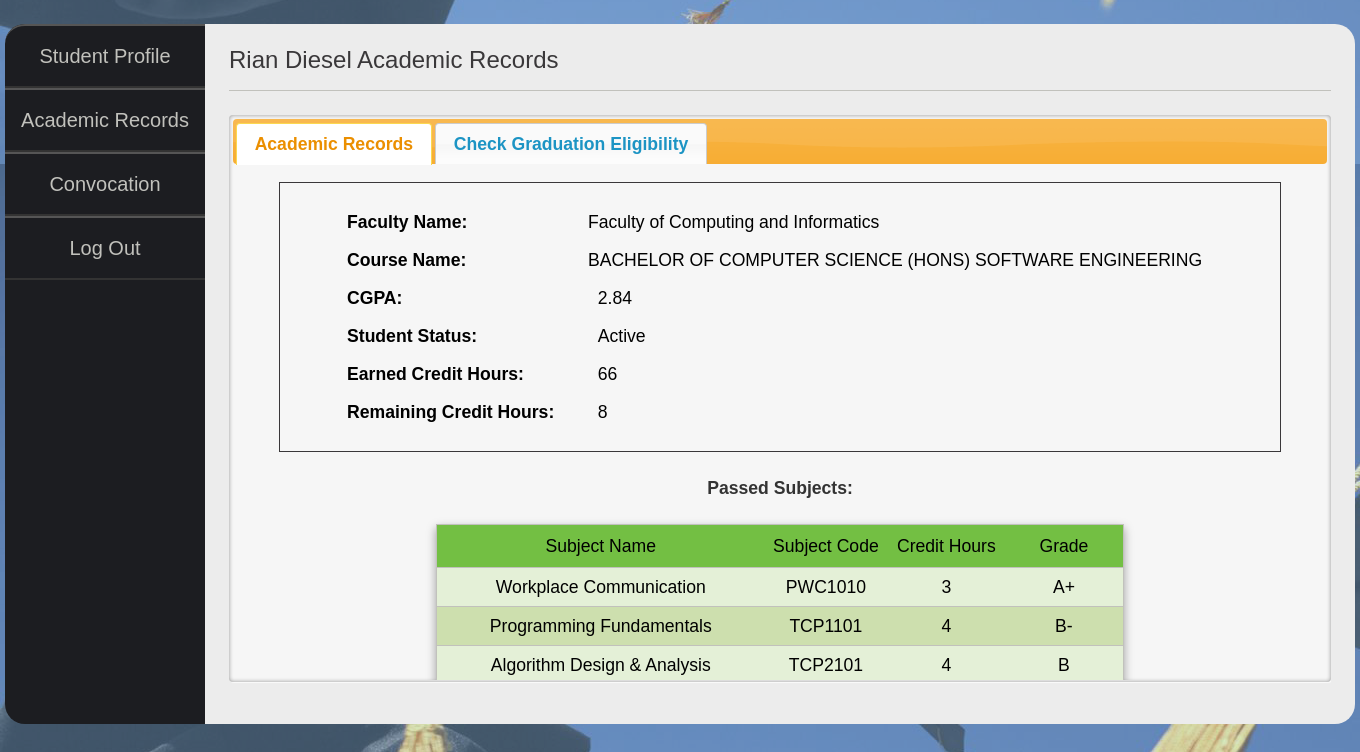
/student_academic_records.php?id=1102702880 (signed in), run on the app's committed database.
### tables this page shows
CREATE TABLE `student` (
  `first_name` varchar(255) NOT NULL,
  `last_name` varchar(255) NOT NULL,
  `student_id` int(10) NOT NULL,
  `username` int(10) NOT NULL,
  `password` varchar(128) NOT NULL,
  `faculty` varchar(50) NOT NULL,
  `course_code` varchar(20) NOT NULL,
  `status` varchar(50) NOT NULL,
  `contact_number` varchar(11) DEFAULT NULL,
  `mail_address` text,
  `email_address` varchar(255) DEFAULT NULL,
  `cgpa` float DEFAULT NULL,
  `ticket_id` int(11) DEFAULT NULL
);

CREATE TABLE `course` (
  `course_code` varchar(20) NOT NULL,
  `course_name` varchar(255) NOT NULL,
  `total_credit_hours` int(3) NOT NULL
);

CREATE TABLE `mark` (
  `student_id` int(10) NOT NULL,
  `subject_code` varchar(20) NOT NULL,
  `mark` int(2) NOT NULL
);

CREATE TABLE `subject` (
  `subject_code` varchar(20) NOT NULL,
  `subject_name` varchar(255) NOT NULL,
  `credit_hours` int(3) NOT NULL,
  `course_code` varchar(20) NOT NULL
);

### includes/functions.php (called while the page is built, shortened)
<?php
	function view($data){
		$cssPath = $view . ".css";
		include("views/layout.php");
	}
	function mark_to_grade($mark){
		if ( 100 >= $mark && $mark >= 90) {
			return "A+";
		} else if (  90 > $mark && $mark >= 80) {
			return "A";
		} else if ( 80 > $mark &&  $mark >= 75) {
			return "A-";
		} else if ( 75 > $mark && $mark >= 70) {
			return "B+";
		} else if ( 70 > $mark && $mark >= 65) {
			return "B ";
		} else if ( 65 > $mark && $mark >= 60) {
			return "B-";
		} else if ( 60 > $mark && $mark >= 55) {
			return "C+";
		} else if ( 55 > $mark && $mark >= 50) {
			return "C ";
		} else if ( 50 > $mark && $mark >= 47) {
			return "C-";
		} else if ( 47 > $mark && $mark >= 44) {
			return "D+";
		} else if ( 44 > $mark && $mark >= 40) {
			return "D ";
		} else {
			return "F ";
		}
	}
?>

### public/student_academic_records.php (called while the page is built, shortened)
<?php
	require_once("../includes/db_connection.php");
	require_once("../includes/db_functions.php");
 	require_once("../includes/functions.php");
	$student = get_student_by_id($_GET["id"],$conn);
	$student = mysqli_fetch_assoc($student);
	$remaining_subjects  = get_remaining_subjects($student["course_code"],$student["student_id"],$conn);
	$registered_subjects = get_registered_subjects($student["student_id"],$conn);
	$failed_subjects = get_failed_subjects($student["student_id"],$conn);
	$passed_credits = get_passed_credits($student["student_id"],$conn);
	$remaining_credits   = get_remaining_credits($student["course_code"],$student["student_id"],$conn);
	$data = array(
		'view' => 'student_academic_records',
		'page_title' => "Academic Records",
		'page_header' => $student["first_name"] . " " . $student["last_name"] . " Academic Records",
		'student' => $student,
		'remaining_subjects' => $remaining_subjects,
		'registered_subjects' => $registered_subjects,
		'failed_subjects' => $failed_subjects,
		'passed_credits' => $passed_credits,
		'remaining_credits' => $remaining_credits
	);
 	view($data);
?>

### includes/db_functions.php (called while the page is built, shortened)
<?php
 	require_once("../includes/functions.php");
function get_registered_subjects($student_id,$conn){
	$query  = "SELECT m.subject_code,m.mark,s.subject_name,s.credit_hours ";
	$query .= "FROM mark m INNER JOIN subject s ";
	$query .= "ON m.subject_code=s.subject_code and student_id=$student_id ";
	$result = mysqli_query($conn,$query);
	return $result;
}
function get_passed_credits($student_id,$conn){
	$query  = "SELECT sum(s.credit_hours) AS credits ";
	$query .= "FROM mark m INNER JOIN subject s ";
	$query .= "ON m.subject_code=s.subject_code and student_id=$student_id ";
	$result = mysqli_query($conn,$query);
	return mysqli_fetch_assoc($result)["credits"];
}
function get_remaining_credits($course_code,$student_id,$conn){
		$query = "SELECT sum(credit_hours)  AS credits from subject ";
		$query .= "where course_code='$course_code' and (subject.subject_code) NOT IN  ";
		$query .= "(SELECT subject_code from mark where student_id=$student_id); ";
		$result = mysqli_query($conn,$query);
		return mysqli_fetch_assoc($result)["credits"];
}
function get_student_by_ID($id,$conn){
		$query = "SELECT * FROM student ";
		$query .= "WHERE student_id LIKE '%{$id}%' ";
		$result = mysqli_query($conn,$query);
		return $result;
}
function get_courseName($courseCode,$conn) {
		$query = "SELECT course_name FROM course ";
		$query .= "WHERE course_code='$courseCode' ";
		$result = mysqli_query($conn,$query);
		$result = mysqli_fetch_assoc($result);
		return $result["course_name"];
}
?>

### public/views/student_academic_records.view.php (the view, shortened to what this page needs)
<div id="tabs">
  <ul>
    <li><a href="#tabs-1">Academic Records</a></li>
    <li><a href="#tabs-2">Check Graduation Eligibility</a></li>
  </ul>
  <div id="tabs-1">
  	<div class="academic-info">
  		<table class="info-table">
			<tr>
				<td class="caption"><p>Faculty Name:</p></td>
				<td><p> <?php echo $student["faculty"] ?></p></td>
			</tr>
			<tr>
				<td class="caption"><p>Course Name:</p></td>
				<td><p> <?php echo get_courseName($student["course_code"],$conn)?></p></td>
			</tr>
		</table>
		<table class="info-table">
			<tr>
				<td class="caption"><p>CGPA:</p></td>
				<td><p> <?php echo $student["cgpa"] ?></p></td>
			</tr>
			<tr>
				<td class="caption"><p>Student Status:</p></td>
				<td><p> <?php echo $student["status"] ?></p></td>
			</tr>
			<tr>
				<td class="caption"><p>Earned Credit Hours:</p></td>
				<td><p> <?php echo (($passed_credits) ? $passed_credits : "0") ?></p></td>
			</tr>
			<tr>
				<td class="caption"><p>Remaining Credit Hours:</p></td>
				<td><p> <?php echo (($remaining_credits) ? $remaining_credits : "0") ?></p></td>
			</tr>
		</table>
  	</div>
  	<?php if (mysqli_num_rows($registered_subjects) === 0): ?>
	  		<div class="message"><p>No subject taken.</p></div>
	 <?php else: ?>
  	<p class="table-title">Passed Subjects: </p>
    <table class="subjects-table">
					<thead>
						<tr>
						  <th class="th-subject-name">Subject Name</th>
						  <th class="th-course-code">Subject Code</th>
						  <th class="th-credit-hours">Credit Hours</th>
						  <th class="th-mark">Grade</th>
					</thead>
					<tbody>
						<?php foreach ($registered_subjects as $subject): ?>
							<tr>
								  <td><p><?php echo $subject["subject_name"] ?></p></td>
								  <td><p><?php echo $subject["subject_code"] ?></p></td>
								  <td><p><?php echo $subject["credit_hours"] ?></p></td>
								  <td><p><?php echo mark_to_grade($subject["mark"]) ?></p></td>
							</tr>
		  				<?php endforeach ?>
					</tbody>
			</table>
	  <?php endif ?>
  </div>
</div>

### public/views/layout.php (shortened to what this page needs)
<html>
<head>
	<link rel="stylesheet" type="text/css" href="css/reset.css">
	<link rel="stylesheet" type="text/css" href="css/styles.css">
	<link rel="stylesheet" type="text/css" href="css/navigation-style.css">
	<link rel="stylesheet" type="text/css" href="css/jquery-ui.css">
	<link rel="stylesheet" type="text/css" href="css/<?php echo $cssPath ?>">
	<link rel="stylesheet" type="text/css" href="css/jquery.timepicker.css">
</head>
<body>
	<div class="container">
		<div class="sidebar">
			<?php
				if(isset($_SESSION["admin"])){
					include ("admin_navigation.view.php");
				} else {
					include ("student_navigation.view.php");
				}
			 ?>
		</div>
		<div class="content">
			<div class="content-container">
				<div class="content-header">
					<h2>
						<?php echo (isset($page_header)) ? $page_header : $page_title; ?>
					</h2>
				</div>
				<div class="content-body">
					<?php include($phpPath); ?>
				</div>
			</div>
		</div>
	</div>
</body>
</html>

### public/views/student_navigation.view.php
<ul class="nav-menu">
	<li><a href="student_profile.php?id=<?php echo $student["student_id"] ?>">Student Profile</a></li>
	<li><a href="student_academic_records.php?id=<?php echo $student["student_id"] ?>">Academic Records</a></li>
	<li><a href="apply_convocation.php?id=<?php echo $student["student_id"] ?>">Convocation</a></li>
	<li ><a href="logout.php">Log out</a></li>
</ul>

### public/css/styles.css (style rules this page uses)
body { font-size: 16px; font-family: Arial, Helvetica Neue, Helvetica, sans-serif; background-color: #4b6799; background: url(../img/caps01.png) left repeat; }
.container { width: 1350px; margin: 24px auto; overflow: hidden; }
.sidebar { width: 200; height: 700px; float: left; background-color: #1c1d21; webkit-border-top-left-radius: 20px; -moz-border-radius-topleft: 20px; border-top-left-radius: 20px; webkit-border-bottom-left-radius: 20px; -moz-border-radius-bottomleft: 20px; border-bottom-left-radius: 20px; }
.content { width: 1150; height: 700px; float: right; background-color: #ececec; -webkit-border-top-right-radius: 20px; -moz-border-radius-topright: 20px; border-top-right-radius: 20px; -webkit-border-bottom-right-radius: 20px; -moz-border-radius-bottomright: 20px; border-bottom-right-radius: 20px; }
.content-container { margin: 24px; }
.content-header { font-family: Arial, Helvetica Neue, Helvetica, sans-serif; padding-bottom: 18px; color: #3a383a; font-size: 24px; border-bottom: 1px solid #c1c1bc; }
.content-body { margin-top: 24px; margin-bottom: 24px; font-size: 16px; font-family: Arial, Helvetica Neue, Helvetica, sans-serif; color: #3a383a; color: #000; line-height: 24px; height: 580px; overflow: auto; }

### public/css/navigation-style.css (style rules this page uses)
.nav-menu a { display:block;width:200;height:40px;font-size:20px;font-family:Arial,Helvetica Neue,Helvetica,sans-serif;text-decoration:none;color:#c1c1bc;padding-top:20px;border-top:2px solid #555;border-bottom:2px solid #333;text-transform:capitalize;text-align:center }
ul.nav-menu>li:first-child a { webkit-border-top-left-radius:20px;-moz-border-radius-topleft:20px;border-top-left-radius:20px }

### public/css/student_academic_records.css (style rules this page uses)
#tabs { background:#F6F6F6;min-height:560px;border:0;box-shadow:0 0 4px rgba(0,0,0,.4) inset,1px 1px 1px rgba(255,255,255,.75);-moz-box-shadow:0 0 4px rgba(0,0,0,.4) inset,1px 1px 1px rgba(255,255,255,.75);-webkit-box-shadow:0 0 4px rgba(0,0,0,.4) inset,1px 1px 1px rgba(255,255,255,.75) }
.ui-widget-content { height:480px;overflow:auto }
.ui-tabs-nav { border:0 }
.ui-tabs-anchor { outline:0 }
.ui-state-default,.ui-widget-content .ui-state-default,.ui-widget-header .ui-state-default { border:1px solid #ccc;background:#c8c8c8 url("images/ui-bg_glass_100_f6f6f6_1x400.png") 50% 50% repeat-x;font-weight:700;color:#1c94c4 }
.ui-state-active,.ui-widget-content .ui-state-active,.ui-widget-header .ui-state-active { border:1px solid #fbd850;background:#f6f6f6 url("images/ui-bg_glass_65_ffffff_1x400.png") 50% 50% repeat-x;font-weight:700;color:#eb8f00 }
.ui-tabs .ui-tabs-nav li.ui-tabs-active .ui-tabs-anchor { cursor:pointer }
table.subjects-table { text-align:center;border:1px solid #c1c1bc;box-shadow:0 4px 9px rgba(0,0,0,.37);-moz-box-shadow:0 4px 9px rgba(0,0,0,.37);-webkit-box-shadow:0 4px 9px rgba(0,0,0,.37) }
table th { cursor:pointer }
table th { min-width:100px }
table.subjects-table td,table.subjects-table th { border-bottom:1px solid #c1c1bc }
table td p { padding:.4em }
table th { background-color:#73BF43;padding:.5em }
table.subjects-table tr:nth-child(even) { background-color:#CDDFAE }
table.subjects-table tr:nth-child(odd) { background-color:#E4F0D7 }
table.subjects-table { margin:24px auto }
.academic-info { display:block;width:1000px;padding-top:20px;padding-bottom:20px;border:1px solid #3a383a;color:#3a383a;text-align:center;margin:0 auto;margin-bottom:24px;overflow:auto }
table.info-table { float:left;margin-left:60px }
table.info-table td { width:900px }
.caption { font-weight:700;font-style:normal }
table.info-table td.caption { width:300px }
p.table-title { text-align:center;font-weight:700;font-style:normal }

### data on the page
student: faculty "Faculty of Computing and Informatics", course_code.course_name "BACHELOR OF COMPUTER SCIENCE (HONS) SOFTWARE ENGINEERING", cgpa "2.84", status "Active"
mark: subject_code.subject_name "Workplace Communication", subject_code "PWC1010", subject_code.credit_hours "3", mark "A+"
mark: subject_code.subject_name "Programming Fundamentals", subject_code "TCP1101", subject_code.credit_hours "4", mark "B-"
mark: subject_code.subject_name "Algorithm Design & Analysis", subject_code "TCP2101", subject_code.credit_hours "4", mark "B"

### other printed values
$page_header "Rian Diesel Academic Records"
$passed_credits "66"
$remaining_credits "8"
